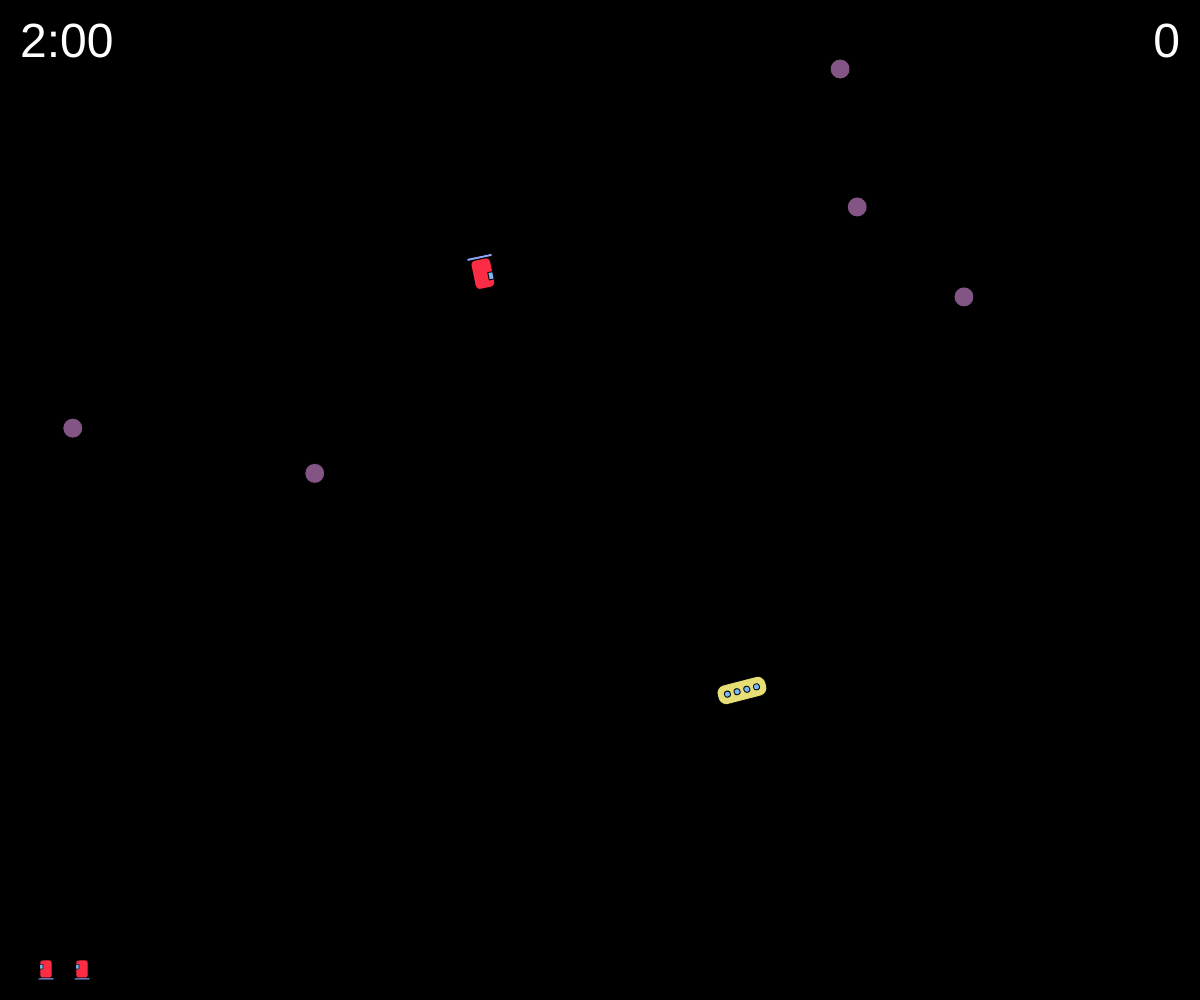
Frame 1 (no input)
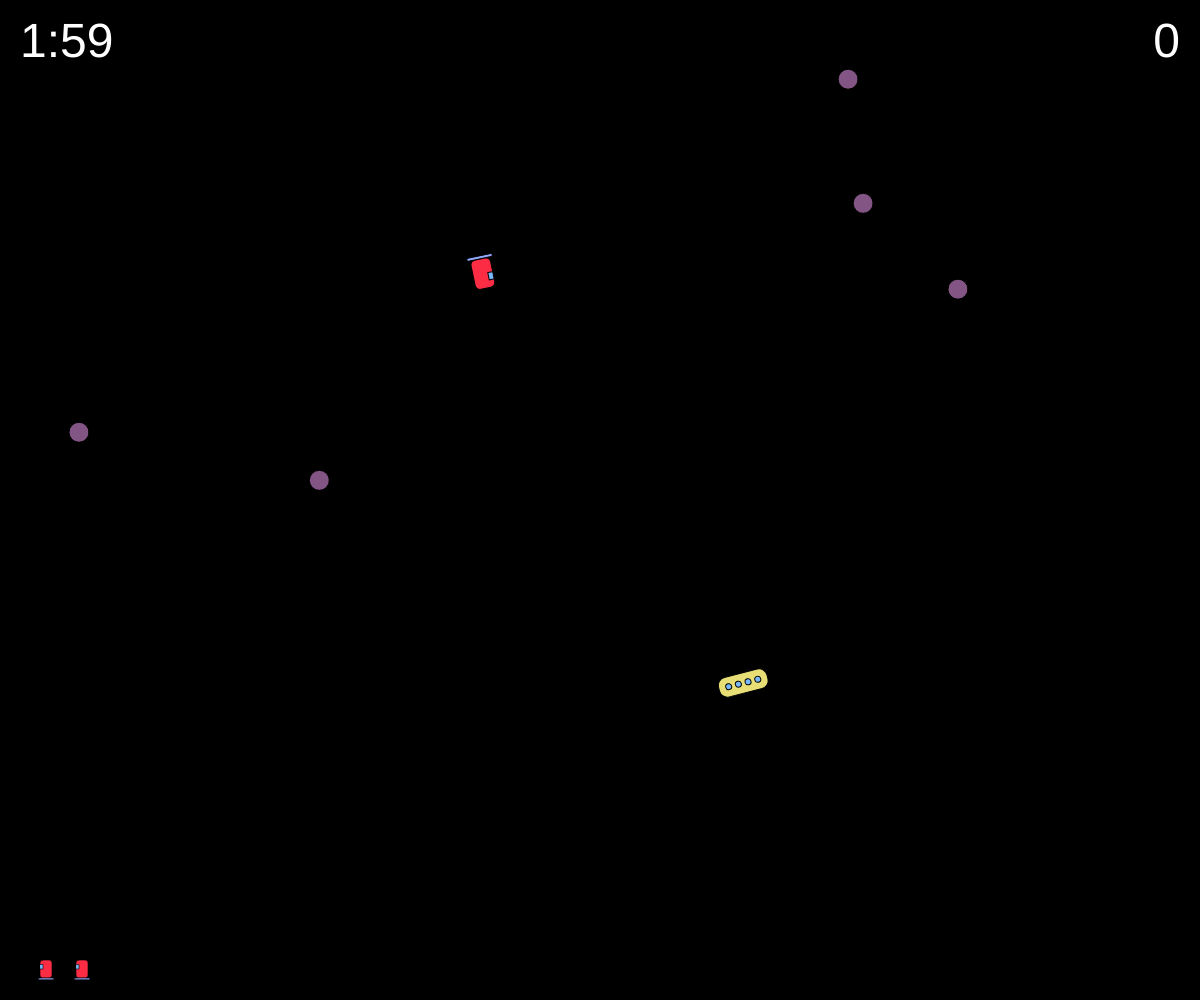
Frame 60 (no input)
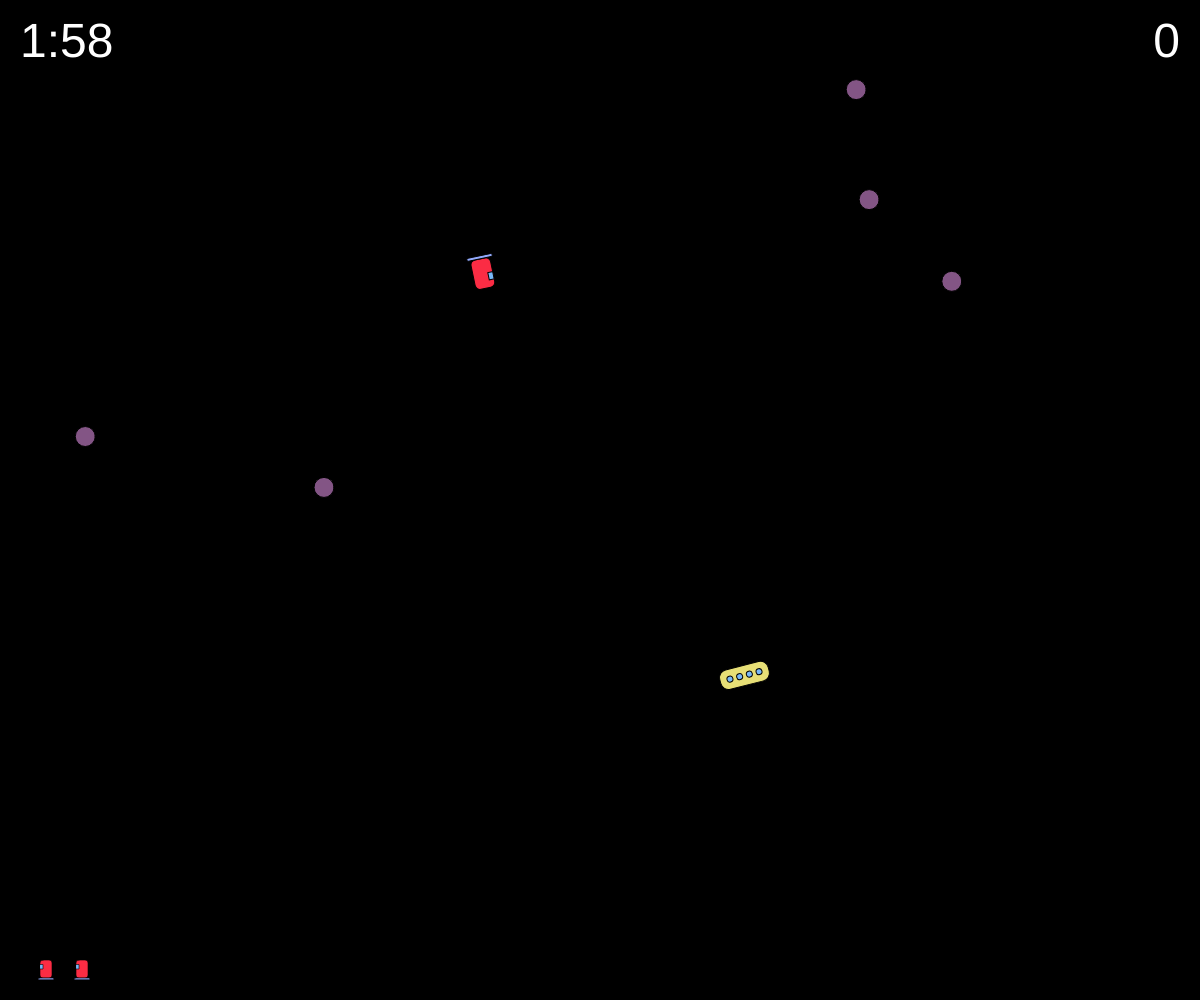
Frame 120 (the mouse pressed at the canvas centre since frame 60)

The p5.js sketch that drew these frames (run headless with seeded random() and noise() and a simulated clock; from frame 60 on, the mouse is pressed at the canvas centre):

// p5.js sketch
// ── sketch.js
let game;

const MAX_DELTA_MS = 50;

function setup() {
  createCanvas(windowWidth, windowHeight);
  game = new Game();
  
  window.addEventListener("blur", () => {
    game.paused = true;
  });
  window.addEventListener("focus", () => {
    game.paused = false;
  });
}

function draw() {
  background(0);
  if (!game.paused) {
    game.move(Math.min(deltaTime, MAX_DELTA_MS));
  }
  game.draw();
}

// ── game.js
class Game {
  static DEFAULT_NUM_LIVES = 3;
  static JUNK_CATCH_TIME_MS = 500;
  static JUNK_DROPOFF_TIME_MS = 1000;
  static SCORE_DROPOFF = 100;
  static LEVEL = { name: "Training", junk: 5, time: 120000 };

  lives;
  levell
  magpie;
  mothership;
  inputs;
  debug;
  score;
  paused;

  constructor() {
    this.lives = Game.DEFAULT_NUM_LIVES;
    this.level = new Level(Game.LEVEL);

    const padW = width / 4;
    const padH = height / 4;

    this.magpie = new Magpie();
    this.magpie.physics.x = random(padW, padW * 3);
    this.magpie.physics.y = random(padH, padH * 3);
    this.magpie.physics.rotation = random(0, 2 * Math.PI);

    this.mothership = new Mothership();
    this.mothership.physics.x = random(padW, padW * 3);
    this.mothership.physics.y = random(padH, padH * 3);
    this.mothership.physics.rotation = random(0, 2 * Math.PI);
    this.mothership.physics.dx = random(-12, 12);
    this.mothership.physics.dy = random(-12, 12);

    this.inputs = new Inputs(this.magpie);
    this.debug = false;

    this.score = 0;
    this.paused = false;
  }

  move(delta) {
    this.inputs.handleKeyDown(delta);
    this.magpie.move(delta);
    this.mothership.move(delta);
    this.level.move(delta, { countTime: !this.isLevelComplete() });
    const junk = this.resolveBeam(delta);
    if (junk) {
      this.magpie.captureJunk(junk);
      this.level.removeJunk(junk);
    }

    if (this.resolveDropoff(delta)) {
      this.magpie.capturedJunk = null;
      this.updateScore("dropoff");
    }
  }

 resolveBeam(delta) {
    const candidates = [];

    for (const item of this.level.junk) {
      if (this.magpie.beamContains(item.physics)) {
        item.beamTime += delta;
        candidates.push(item);
      } else {
        item.beamTime = Math.max(0, item.beamTime - delta);
      }
    }

    if (candidates.length === 0) {
      return null;
    }

    const bestJunk = candidates.reduce((prev, current) => 
      current.beamTime > prev.beamTime ? current : prev
    );

    return bestJunk.beamTime > Game.JUNK_CATCH_TIME_MS ? bestJunk : null;
  }

  
  resolveDropoff(delta) {
    return false;
  }

  draw() {
    this.level.draw(this.score, this.lives);
    this.mothership.draw();
    this.magpie.draw();
    if (this.paused) {
      Game.drawMessage("Paused");
    } else if (this.isLevelComplete()) {
      Game.drawMessage("All clear!");
    }
  }

  static drawMessage(message) {
    push();
    noStroke();
    fill(0,80);
    rect(0, 0, width, height);
    fill(255);
    textAlign(CENTER, CENTER);
    textSize(64);
    text(message, width / 2, height / 2);
    pop();
  }

  updateScore(reason) {
  }

  isLevelComplete() {
    return this.level.junk.length === 0 && this.magpie.capturedJunk === null;
  }
}
// ── inputs.js
class Inputs {
  static THRUST = 360;
  static REVERSE_THRUST = 180;
  static TURN_RATE = 2.4;

  magpie;

  constructor(magpie) {
    this.magpie = magpie;
  }

  
  handleKeyDown(delta) {
    
    const shipPhysics = this.magpie.physics;

  if (keyIsDown("w")) {
    shipPhysics.thrust(Inputs.THRUST, delta);
  }
  if (keyIsDown("s")) {
    shipPhysics.thrust(-Inputs.REVERSE_THRUST, delta);
  }
  if (keyIsDown("a")) {
    shipPhysics.rotate(-Inputs.TURN_RATE, delta);
  }
  if (keyIsDown("d")) {
    shipPhysics.rotate(Inputs.TURN_RATE, delta);
  }

  const beamActive = keyIsDown(" ");
  this.magpie.enableBeam(beamActive);
  }
}


const SCROLL_KEYS = [" ", "ArrowUp", "ArrowDown", "ArrowLeft", "ArrowRight"];


function keyPressed() {
  if (game && (key === "~" || key === "`")) {
    game.debug = !game.debug;
  }
  if (SCROLL_KEYS.includes(key)) {
    return false;
  }
}

// ── junk.js
class Junk {
  static DIAMETER = 20;

  physics;
 beamTime;
  dropoffTime;

  constructor() {
    this.physics = new Physics();
    this.physics.x = random(0, width);
    this.physics.y = random(0, height);
    this.physics.dx = random(-12, 12);
    this.physics.dy = random(-12, 12);
    this.beamTime = 0;
    this.dropoffTime = 0;
  }

  draw() {
    push();
    drawEverywhere({
      offset: this.physics,
      drawFn: () => {
        Junk.drawJunk();
        if (game.debug) {
          this.physics.draw();
        }
      },
    });
    pop();
  }

  static drawJunk() {
    push()
    fill(131, 85, 133)
    circle(0,0,Junk.DIAMETER)
    pop()
  }

  move(delta) {
    this.physics.move(delta, { constrain: true });
  }
}

// ── level.js

class Level {
  static LIVES_PAD_BOTTOM = 40;
  static LIVES_PAD_LEFT = 40;
  static LIVES_GAP = 18;
  static LIVES_SCALE = 0.6;
  static HUD_TEXT_SIZE = 48;
  static HUD_PAD = 20;

  name;
  junk;
  time;

  constructor(levelConfig) {
    this.name = levelConfig.name;
    this.junk = [];
    for (let i = 0; i < levelConfig.junk; i++) {
      this.junk.push(new Junk());
    }
    this.time = {
      initial: levelConfig.time,
      elapsed: 0,
    };
  }

  timeLeft() {
    return Math.max(0, this.time.initial - this.time.elapsed);
  }

  draw(score, lives) {
    push();
    textSize(Level.HUD_TEXT_SIZE);
    fill(255);
    textAlign(LEFT, TOP);
    
    const { minutes: min, seconds: sec } = timeToStringParts(this.timeLeft());
    text(`${min}:${sec}`, Level.HUD_PAD, Level.HUD_PAD);

    textAlign(RIGHT, TOP);
    text(score, width - Level.HUD_PAD, Level.HUD_PAD);

    for (let i = 0; i < lives - 1; i++) {
      push();
      translate(
        Level.LIVES_PAD_LEFT + i * (30 * Level.LIVES_SCALE + Level.LIVES_GAP),
        height - Level.LIVES_PAD_BOTTOM
      );
      scale(Level.LIVES_SCALE);
      Magpie.drawMagpie({ rotation: 0, beam: false });
      pop();
    }

    // junk
    for (const junk of this.junk) {
      junk.draw();
    }
    pop();
  }

  /**
   * Moves anything owned by the level (junk, comets, etc). If the `countTime`
   * argument is present and false, the timer doesn't advance, but everything
   * still moves.
   **/
  move(delta, { countTime = true } = {}) {
    // the timer counts game time, not wall-clock time, so it stops whenever
    // move() isn't called (e.g. while paused), or when countTime is false.
    if (countTime) {
      this.time.elapsed += delta;
    }
    for (const junk of this.junk) {
      junk.move(delta);
    }
  }

  removeJunk(junkToRemove) {
    this.junk = this.junk.filter((j) => j !== junkToRemove);
  }
}
// ── magpie.js
class Magpie {
  static DOME_WIDTH = 20;
  static DOME_HEIGHT = 30;
  static PLATFORM_WIDTH = Magpie.DOME_WIDTH + 6;
  static PLATFORM_HEIGHT = 3;
  static BEAM_WIDTH = 50;
  static BEAM_HEIGHT = 60;
  static WINDOW_WIDTH = Magpie.DOME_WIDTH / 4;
  static WINDOW_HEIGHT = Magpie.DOME_HEIGHT / 4;
  /** Where captured junk sits, in the Magpie's own frame (below the ship). */
  static CARGO_Y = 40;

  physics;
  beam;

  /** If we've caught space junk, use a direct reference to draw it. */
  capturedJunk;

  constructor() {
    this.physics = new Physics();
    this.beam = false;
    this.capturedJunk = null;
  }

  draw() {
    push();
    drawEverywhere({
      offset: this.physics,
      drawFn: () => {
        // Phase 4: Draw captured junk underneath the ship if present
        if (this.capturedJunk !== null) {
          push();
          rotate(this.physics.rotation);
          translate(0, Magpie.CARGO_Y);
          Junk.drawJunk();
          pop();
        }
        Magpie.drawMagpie({ rotation: this.physics.rotation, beam: this.beam });
        if (game.debug) {
          this.physics.draw();
        }
      },
    });
    pop();
  }

  /** Sets the captured junk to the given one, and turns off the beam. */
  captureJunk(junk) {
    this.capturedJunk = junk;
    this.beam = false;
  }

  // this method is static. That means it doesn't use `this` to gain access to
  // instance members, because there _is_ no instance. This is essentially a
  // function that happens to be placed inside the Magpie namespace.
  static drawMagpie({ rotation, beam }) {
    push();
    rotate(rotation);
    if (beam) {
      const halfWidth = Magpie.BEAM_WIDTH / 2;
      const heightVal = Magpie.BEAM_HEIGHT;
      const startY = Magpie.DOME_HEIGHT / 2;
      noStroke();
      fill(246, 212, 122,80);
      triangle(10, startY, halfWidth+7, startY + heightVal, -halfWidth+7, startY + heightVal);
    }
    fill(251, 44, 68);
    rect(0, 0, Magpie.DOME_WIDTH, Magpie.DOME_HEIGHT, 5);
    fill(146, 170, 252);
    rect(-3, 30, Magpie.PLATFORM_WIDTH, Magpie.PLATFORM_HEIGHT, 5);
    fill(120, 184, 248);
    rect(0, Magpie.DOME_HEIGHT / 4, Magpie.WINDOW_WIDTH, Magpie.WINDOW_HEIGHT);
    pop();
  }

  move(delta) {
    this.physics.move(delta, { constrain: true });
    if (this.capturedJunk) {
      push();
      translate(this.physics.x, this.physics.y);
      rotate(this.physics.rotation);
      const cargo = worldToScreen(0, Magpie.CARGO_Y);
      pop();
      this.capturedJunk.physics.x = cargo.x;
      this.capturedJunk.physics.y = cargo.y;
    }
  }

  beamContains({ x, y }) {
    if (!this.beam) {
      return false;
    }
    let inside = false;
    drawEverywhere({
      offset: this.physics,
      drawFn: () => {
        rotate(this.physics.rotation);
reenToWorld(x, y);
        const halfWidth = (p.y / Magpie.BEAM_HEIGHT) * (Magpie.BEAM_WIDTH / 2);
        const withinDepth = p.y >= 0 && p.y <= Magpie.BEAM_HEIGHT;
        if (withinDepth && Math.abs(p.x) <= halfWidth) {
          inside = true;
        }
      },
    });
    return inside;
  }

  enableBeam(v) {
    if (!v) {
      this.beam = false;
    } else if (this.capturedJunk === null) {
      this.beam = true;
    }
  }
}
// ── mothership.js
class Mothership {
  static WIDTH = 50;
  static HEIGHT = 20;
  static PICKUP_DIAMETER = Mothership.WIDTH * 1.2;
  static CORNER_RADIUS = 8;
  static NUM_PORTHOLES = 4;
  static PORTHOLE_DIAMETER = 6;

  physics;

  constructor() {
    this.physics = new Physics();
  }

  draw() {
    push();
    drawEverywhere({
      offset: this.physics,
      drawFn: () => {
        Mothership.drawMothership({ rotation: this.physics.rotation });
        if (game.debug) {
          this.physics.draw();
          noFill();
          stroke(255);
          circle(0, 0, Mothership.PICKUP_DIAMETER);
        }
      },
    });
    pop();
  }
  static drawMothership({ rotation }) {
    push();
    rotate(rotation);
  
    rectMode(CENTER);
    fill(231, 223, 118);
    rect(0, 0, Mothership.WIDTH, Mothership.HEIGHT, Mothership.CORNER_RADIUS);
    fill(120, 184, 248);
    const gap = Mothership.WIDTH / (Mothership.NUM_PORTHOLES + 1);
    for (let i = 0; i < Mothership.NUM_PORTHOLES; i++) {
      const x = -Mothership.WIDTH / 2 + (i + 1) * gap;
      circle(x, 0, Mothership.PORTHOLE_DIAMETER);
    }
    
    pop();
  }

  move(delta) {
    this.physics.move(delta, { constrain: true });
  }
}
// ── physics.js
class Physics {
  x;
  y;
  dx;
  dy;
  rotation;

  constructor() {
    this.x = 0;
    this.y = 0;
    this.dx = 0;
    this.dy = 0;
    this.rotation = 0;
  }

 
  draw() {
    push();
    noFill();
    stroke(255);
    strokeWeight(1);
    circle(0, 0, 10);
    const v = createVector(this.dx, this.dy);
    const future = v.copy().mult(0.5);
    line(0, 0, future.x, future.y);
    strokeWeight(2);
    const dir = v.copy().setMag(10);
    line(0, 0, dir.x, dir.y);
    pop();
  }

  move(delta, { constrain = false } = {}) {
const dt = delta / 1000.0
   this.x += this.dx * dt
  this.y += this.dy * dt
    if (constrain) {
      while (this.x < 0) this.x += width;
      while (this.y < 0) this.y += height;
      while (this.x >= width) this.x -= width;
      while (this.y >= height) this.y -= height;
    }
  }


  rotate(rate, delta) {
    this.rotation += rate * (delta / 1000.0)
  }

  thrust(accel, delta) {
    const power = accel * (delta / 1000.0);
  this.dx += Math.sin(this.rotation) * power
  this.dy -= Math.cos(this.rotation) * power
  }
}

// ── utils.js

function drawEverywhere({ offset, drawFn }) {
  push();
  translate(offset.x, offset.y);
  drawFn();
  pop();
}

function drawPlaceholder({ rotation, w, h }) {
  push();
  rotate(rotation);
  noFill();
  stroke(255);
  rectMode(CENTER);
  rect(0, 0, w, h);
  line(0, 0, 0, -h);
  pop();
}

function timeToStringParts(timeMs) {
  const totalSeconds = Math.ceil(timeMs / 1000);
  const minutes = Math.floor(totalSeconds / 60);
  const seconds = totalSeconds % 60;
  
  return {
    minutes: String(minutes),
    seconds: String(seconds).padStart(2, "0"),
  };
}
